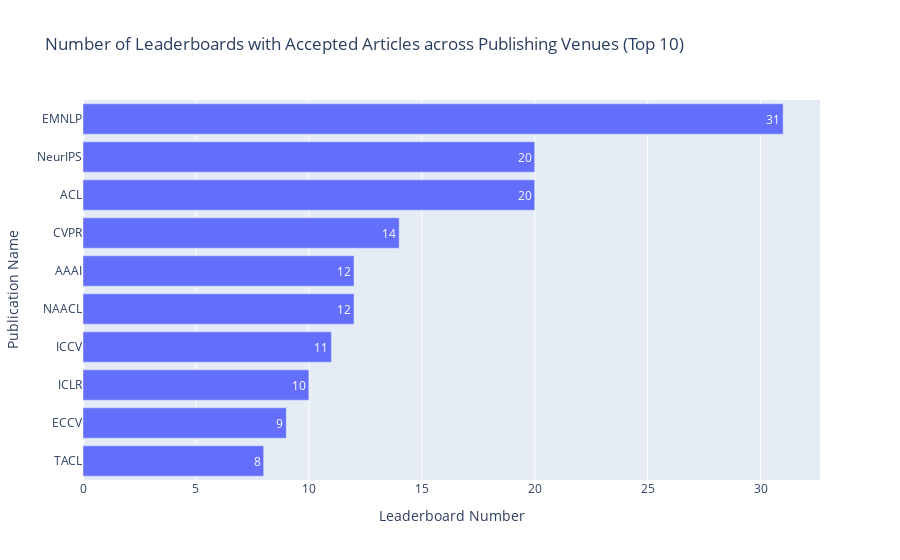

The cell this chart's notebook holds for it:
### Code cell
df = pd.read_csv(path_paper / 'leaderboard_processed.csv')
df_pub = df[df['#Publishing venue'] > 0]
print(f"{round(len(df_pub)/len(df)*100,2)}% ({len(df_pub)} out of {len(df)}) leaderboards are associated with specific publications, including articles, preprints, and reports.")

df_pub['Publication venues'] = df_pub['Publication venues'].apply(ast.literal_eval)
df_accepted = df_pub[df_pub['Publication venues'].apply(lambda x: 'Preprint' not in x)]
print(f"{round(len(df_accepted)/len(df)*100,2)}%  ({len(df_accepted)} out of {len(df_pub)}) articles have been accepted in a specific workshop, conference, and journal.")

df_split = df_accepted.explode('Publication venues').groupby('Publication venues').size().reset_index(name='Frequency')
df_split['Weight'] = 1

statistics = {
    'Distribution': 'Leaderboards across Publishing Venues',
    'Interquartile Range': df_split['Frequency'].quantile(0.75) - df_split['Frequency'].quantile(0.25),
    'Mean': np.mean(df_split['Frequency']),
    'Median': np.median(df_split['Frequency']),
    'Standard Deviation': np.std(df_split['Frequency']),
    'Gini Coefficient': ineqpy.inequality.gini(data=df_split, income='Frequency', weights='Weight'),
}
df_statistics = pd.read_csv(path_paper / 'leaderboard_statistics.csv')
df_statistics = pd.concat([df_statistics, pd.DataFrame([statistics])], ignore_index=True)
df_statistics.drop_duplicates(subset=['Distribution'], keep='last', inplace=True)
df_statistics.sort_values(by='Distribution', inplace=True)
df_statistics.to_csv(path_paper / 'leaderboard_statistics.csv', index=False)

df_top = df_split.sort_values(by='Frequency', ascending=False).head(10)
print(f"{df_top['Publication venues'].iloc[0]} emerges as the conference with the most number of accepted articles, accounting for {round(df_top['Frequency'].iloc[0]/len(df_accepted)*100,2)}% ({df_top['Frequency'].iloc[0]} out of {len(df_accepted)}) of the total.")

fig = go.Figure(go.Bar(
        x=df_top['Frequency'],  # Values for the bar lengths
        y=df_top['Publication venues'],  # Categories for each bar
        orientation='h',  # Sets the bars to be horizontal
        text=df_top['Frequency'],  # Adds the values as text on each bar
        textposition='auto'  # Automatically positions the text on the bars
))
fig.update_layout(
        title=f'Number of Leaderboards with Accepted Articles across Publishing Venues (Top 10)',
        xaxis_title='Leaderboard Number',
        yaxis_title='Publication Name',
        yaxis_autorange='reversed'  # This line makes the bars go top-down
)
fig.show()

### Figure 1 — Plotly figure (JSON) as saved in the notebook; plotly's stock layout.template omitted (floating-point values rounded to 4 significant figures)
{"data": [{"orientation": "h", "text": [31, 20, 20, 14, 12, 12, 11, 10, 9, 8], "textposition": "auto", "type": "bar", "x": [31, 20, 20, 14, 12, 12, 11, 10, 9, 8], "y": ["EMNLP", "NeurIPS", "ACL", "CVPR", "AAAI", "NAACL", "ICCV", "ICLR", "ECCV", "TACL"]}], "layout": {"title": {"text": "Number of Leaderboards with Accepted Articles across Publishing Venues (Top 10)"}, "xaxis": {"title": {"text": "Leaderboard Number"}}, "yaxis": {"autorange": "reversed", "title": {"text": "Publication Name"}}}}
